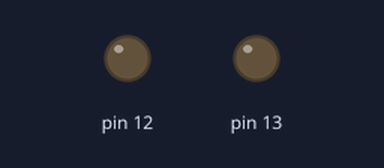
Bench run of a sketch on a simulated Arduino Uno, built with avr-gcc and run on an emulated ATmega328P. Shown: output pins drawn as LEDs (lit = HIGH). Random numbers use the default seed unless the sketch sets one.

Above: at 0.1 s.
At 10.8 s:
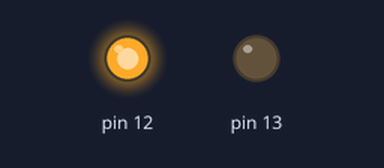
At 20.4 s:
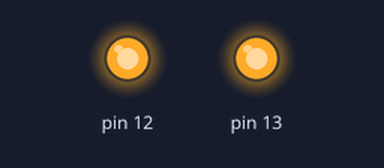
At 37.6 s:
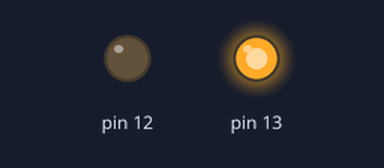
Timing chart, 0 to 40.0 s (numbered marks = the images above):
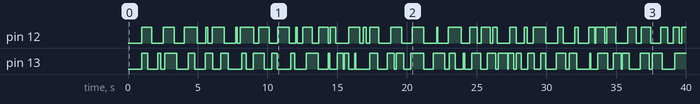

Measured:
- by itself, pin 12: LOW → HIGH at 1.0 s, → LOW 0.71 s later, → HIGH 0.81 s later, → LOW 0.80 s later, … (71 changes in this stretch)
- by itself, pin 13: LOW → HIGH at 1.0 s, → LOW 0.40 s later, → HIGH 0.72 s later, → LOW 0.23 s later, … (75 changes in this stretch)

The sketch:

blink1.ino
```cpp
// Baseado no exemplo: http://arduino.cc/en/Tutorial/BlinkWithoutDelay

// Definicao da classe
class myLed
{
  private:
  int _pin;
  long _interval;
  int _ledState;
  long _prevTime;

  public:

  myLed(int pin){
    _pin = pin;
    _interval = 1000;
    _ledState = LOW;
    _prevTime = 0;
  };

  void setup(){
    pinMode(_pin, OUTPUT);
  };

  void blinkme(){

    if(_ledState == LOW)
      _ledState = HIGH;
    else
      _ledState = LOW;

    digitalWrite(_pin, _ledState);
  }

  void process(){
    unsigned long currentTime = millis();
    if(currentTime - _prevTime > _interval){
      _prevTime = currentTime;
      _interval = random(50, 1000);
      blinkme();
    }
  }
};

// Criando objetos
myLed pin_green(12);
myLed pin_red(13);

void setup(){
  Serial.begin(9600);
  pin_green.setup(); // Configurando variaveis default
  pin_red.setup(); // Configurando variaveis default
}

void loop(){
  // Processos com controle de intervalo independente
  pin_green.process();
  pin_red.process();
}
```
